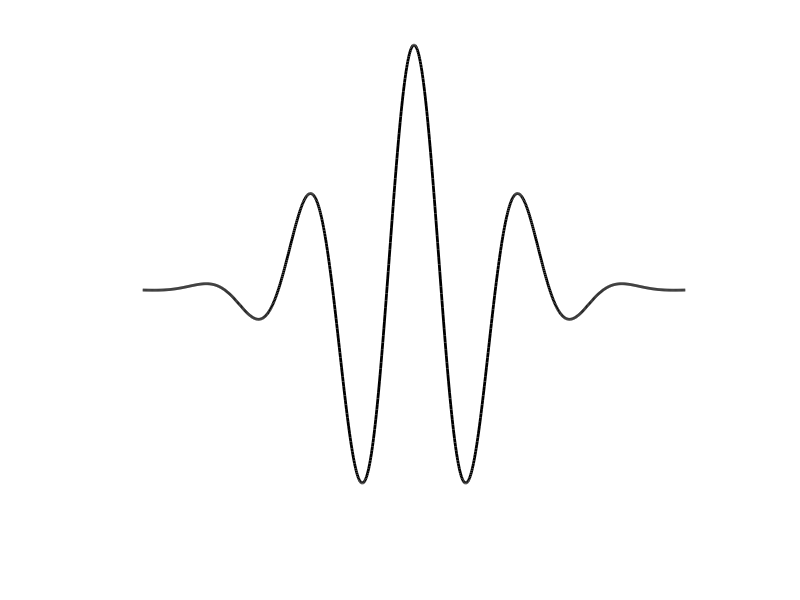

This figure's MATLAB source:
function [hFig, x, y] = fise_gaborWaveletSVG(varargin)
% GABORWAVELETSVG Create and export a 1D Gabor wavelet to an SVG file.
%
% Optional Name-Value Pairs:
%   'nCycles'      - Number of carrier cycles across the window (default: 5)
%   'phase'        - Phase in radians: 0 for cos (even), -pi/2 for sin (odd) (default: 0)
%   'nSD'          - Half-width of window in standard deviations (default: 3.5)
%   'showEnvelope' - Plot the Gaussian envelope as a dashed line (default: false)
%   'lineWidth'    - Line width for the curve (default: 2)
%   'color'        - Color of the wavelet (default: 'k')
%   'filename'     - Output SVG path/name (default: 'gabor_wavelet.svg')
%   'nSamples'     - Number of sampling points (default: 1000)

p = inputParser;
p.addParameter('nCycles', 5, @isnumeric);
p.addParameter('phase', 0, @isnumeric);
p.addParameter('nSD', 3.5, @isnumeric);
p.addParameter('showEnvelope', false, @islogical);
p.addParameter('lineWidth', 2, @isnumeric);
p.addParameter('color', 'k');
p.addParameter('filename', 'gabor_wavelet.svg', @ischar);
p.addParameter('nSamples', 1000, @isnumeric);
p.parse(varargin{:});

nCycles      = p.Results.nCycles;
phase        = p.Results.phase;
nSD          = p.Results.nSD;
showEnvelope = p.Results.showEnvelope;
lw           = p.Results.lineWidth;
c            = p.Results.color;
filename     = p.Results.filename;
nSamples     = p.Results.nSamples;

% Domain centered at 0, spanning [-nSD*sigma, +nSD*sigma]
x = linspace(-nSD, nSD, nSamples);

% Gaussian envelope and sinusoidal carrier
env     = exp(-0.5 * x.^2);
carrier = cos(2 * pi * (nCycles / (2 * nSD)) * x + phase);
y       = env .* carrier;

% Plot
hFig = figure('Color', 'w');
hold on;
if showEnvelope
    plot(x,  env, '--', 'Color', [0.6 0.6 0.6], 'LineWidth', 1);
    plot(x, -env, '--', 'Color', [0.6 0.6 0.6], 'LineWidth', 1);
end
plot(x, y, 'LineWidth', lw, 'Color', c);
hold off;

axis off;

if ~isempty(filename)
    print(hFig, filename, '-dsvg');
end
